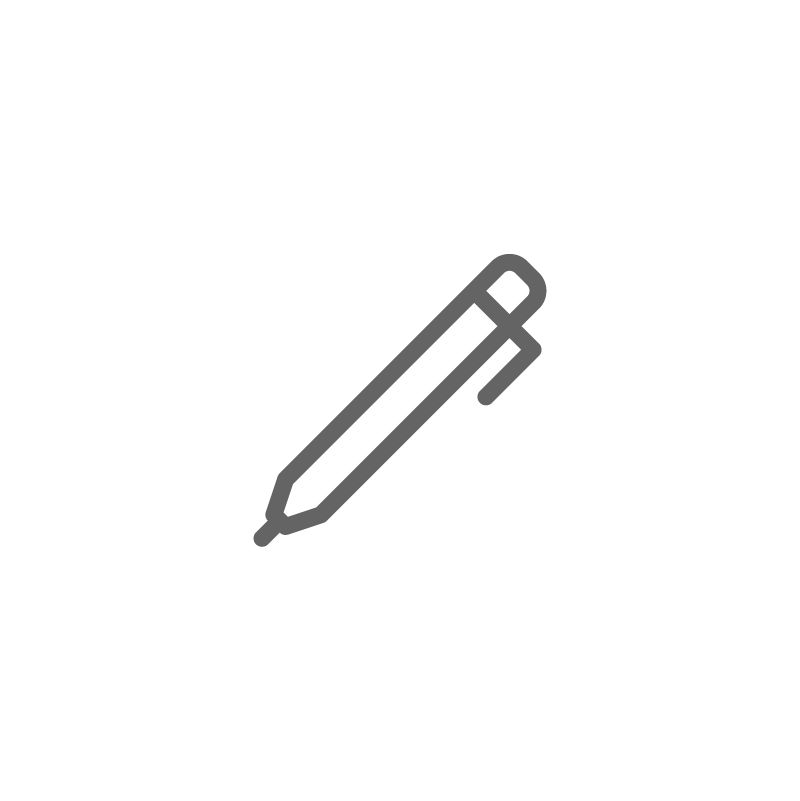
#> input picture backend/pen.jpeg, 800 x 801 px; the run also reads 1 picture not shown here
$ python step6_eraser.py
#> lines starting #> are read from the running program, lines starting #| are printed output that depends on the picture; after the words box and inside, x2 and y2 are one past the last pixel; in counts of white or black regions, pixels touching at a corner belong together
import cv2
import numpy as np
import time

load_from_disk = True
if load_from_disk:
    penval = np.load('penval.npy')
#> (reads backend/penval.npy from the repository)

cap = cv2.VideoCapture(0)

# Load these 2 images and resize them to the same size.
pen_img = cv2.resize(cv2.imread('pen.jpeg',1), (50, 50))
#> pen_img: shape (50, 50, 3); min 95, max 255, mean 251.8
eraser_img = cv2.resize(cv2.imread('eraser.png',1), (50, 50))
#> eraser_img: shape (50, 50, 3); every value is 0

kernel = np.ones((5,5),np.uint8)

# Making window size adjustable
cv2.namedWindow('image', cv2.WINDOW_NORMAL)

# This is the canvas on which we will draw upon
canvas = None

# Create a background subtractor Object
backgroundobject = cv2.createBackgroundSubtractorMOG2(detectShadows = False)

# This threshold determines the amount of disruption in the background.
background_threshold = 600

# A variable which tells you if you're using a pen or an eraser.
switch = 'Pen'

# With this variable we will monitor the time between previous switch.
last_switch = time.time()

# Initilize x1,y1 points
x1,y1=0,0

# Threshold for noise
noiseth = 800

# Threshold for wiper, the size of the contour must be bigger than this for # us to clear the canvas
wiper_thresh = 40000

# A variable which tells when to clear canvas
clear = False

while(1):
    _, frame = cap.read()
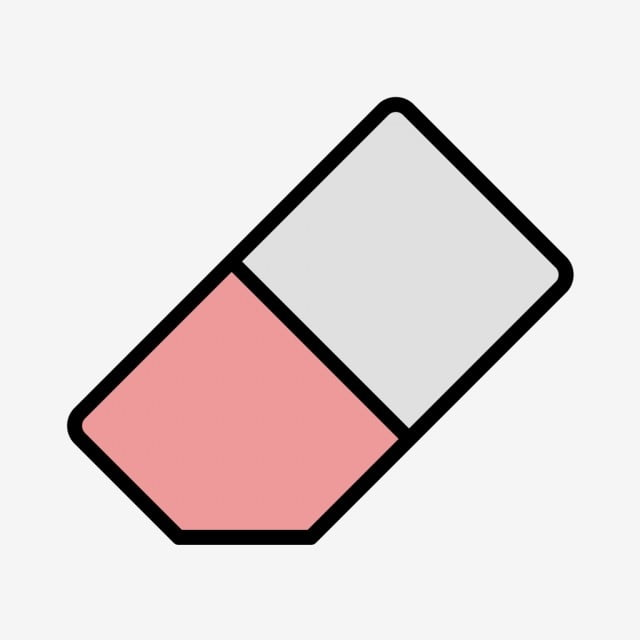
#> input picture backend/eraser.jpeg, 640 x 640 px, given in place of the camera
#> frame is the input picture: shape (640, 640, 3); mean B, G, R 217.8, 217.8, 227.5
    frame = cv2.flip( frame, 1 )
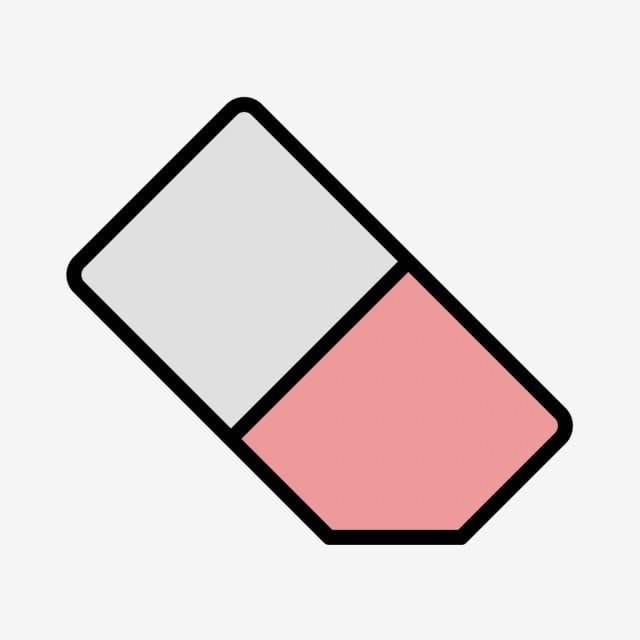
#> frame: shape (640, 640, 3); mean B, G, R 217.8, 217.8, 227.5

    # Initilize the canvas as a black image
    if canvas is None:
        canvas = np.zeros_like(frame)

    # Take the top left of the frame and apply the background subtractor
    # there
    top_left = frame[0: 50, 0: 50]
#> top_left: shape (50, 50, 3); every value is 245
    fgmask = backgroundobject.apply(top_left)
#> fgmask: shape (50, 50); every value is 255

    # Note the number of pixels that are white, this is the level of
    # disruption.
    switch_thresh = np.sum(fgmask==255)
#> switch_thresh = 2500

    # If the disruption is greater than background threshold and there has
    # been some time after the previous switch then you. can change the
    # object type.
    if switch_thresh>background_threshold and (time.time()-last_switch) > 1:

        # Save the time of the switch.
        last_switch = time.time()

        if switch == 'Pen':
            switch = 'Eraser'
        else:
            switch = 'Pen'

    # Convert BGR to HSV
    hsv = cv2.cvtColor(frame, cv2.COLOR_BGR2HSV)
#> hsv: shape (640, 640, 3); mean H, S, V 2.8, 14.1, 227.5

    # If you're reading from memory then load the upper and lower ranges
    # from there
    if load_from_disk:
            lower_range = penval[0]
            upper_range = penval[1]

    # Otherwise define your own custom values for upper and lower range.
    else:
       lower_range  = np.array([26,80,147])
       upper_range = np.array([81,255,255])

    mask = cv2.inRange(hsv, lower_range, upper_range)
#> mask: shape (640, 640); every value is 0

    # Perform morphological operations to get rid of the noise
    mask = cv2.erode(mask,kernel,iterations = 1)
    mask = cv2.dilate(mask,kernel,iterations = 2)

    # Find Contours
    contours, _ = cv2.findContours(mask, cv2.RETR_EXTERNAL,
    cv2.CHAIN_APPROX_SIMPLE)
#> contours = []

    # Make sure there is a contour present and also it size is bigger than
    # noise threshold.
    if contours and cv2.contourArea(max(contours,
                                      key = cv2.contourArea)) > noiseth:

        c = max(contours, key = cv2.contourArea)
        x2,y2,w,h = cv2.boundingRect(c)

        # Get the area of the contour
        area = cv2.contourArea(c)

        # If there were no previous points then save the detected x2,y2
        # coordinates as x1,y1.
        if x1 == 0 and y1 == 0:
            x1,y1= x2,y2

        else:
            if switch == 'Pen':
                # Draw the line on the canvas
                canvas = cv2.line(canvas, (x1,y1),
                (x2,y2), [255,0,0], 5)

            else:
                cv2.circle(canvas, (x2, y2), 20,
                (0,0,0), -1)


        # After the line is drawn the new points become the previous points.
        x1,y1= x2,y2

        # Now if the area is greater than the wiper threshold then set the
        # clear variable to True
        if area > wiper_thresh:
           cv2.putText(canvas,'Clearing Canvas',(0,200),
           cv2.FONT_HERSHEY_SIMPLEX, 2, (0,0,255), 1, cv2.LINE_AA)
           clear = True

    else:
        # If there were no contours detected then make x1,y1 = 0
        x1,y1 =0,0


    # Now this piece of code is just for smooth drawing. (Optional)
    _ , mask = cv2.threshold(cv2.cvtColor (canvas, cv2.COLOR_BGR2GRAY), 20,
    255, cv2.THRESH_BINARY)
#> canvas: shape (640, 640, 3); every value is 0
    foreground = cv2.bitwise_and(canvas, canvas, mask = mask)
    background = cv2.bitwise_and(frame, frame,
    mask = cv2.bitwise_not(mask))
    frame = cv2.add(foreground,background)

    # Switch the images depending upon what we're using, pen or eraser.
    if switch != 'Pen':
        cv2.circle(frame, (x1, y1), 20, (255,255,255), -1)
        frame[0: 50, 0: 50] = eraser_img
    else:
        frame[0: 50, 0: 50] = pen_img
#> frame: shape (640, 640, 3); 0.61% of pixels changed, all inside (x1, y1, x2, y2) = (0, 0, 50, 50)

    cv2.imshow('image',frame)

    k = cv2.waitKey(5) & 0xFF
#> (key Esc is pressed here)
    if k == 27:
        break

    # Clear the canvas after 1 second, if the clear variable is true
    if clear == True:
        time.sleep(1)
        canvas = None

        # And then set clear to false
        clear = False

cv2.destroyAllWindows()
cap.release()
